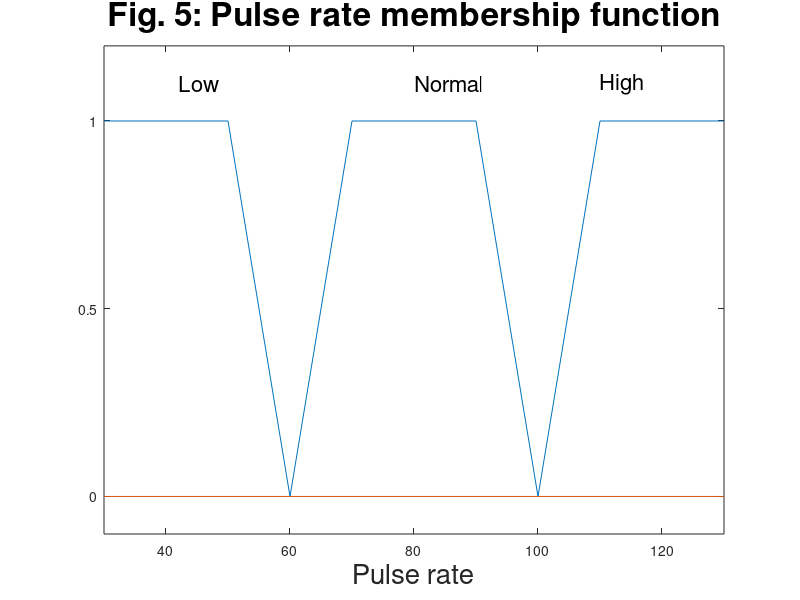

This chart was generated by the following MATLAB code:
x   = (30:10:130);
y   = [1,1,1,0,1,1,1,0,1,1,1];
y2  = [0,0,0,0,0,0,0,0,0,0,0];

figure;
plot( x, y, x, y2 );

title ("Fig. 5: Pulse rate membership function", "FontSize", 24 );
xlabel ("Pulse rate", "FontSize", 20 );

ylim([-0.1  1.2]);
xlim([30    130]);
yticks([0,0.5,1]);

text (42,  1.1,  "Low",    "FontSize", 16);
text (80,  1.1,  "Normal", "FontSize", 16);
text (110, 1.1,  "High",   "FontSize", 16);

